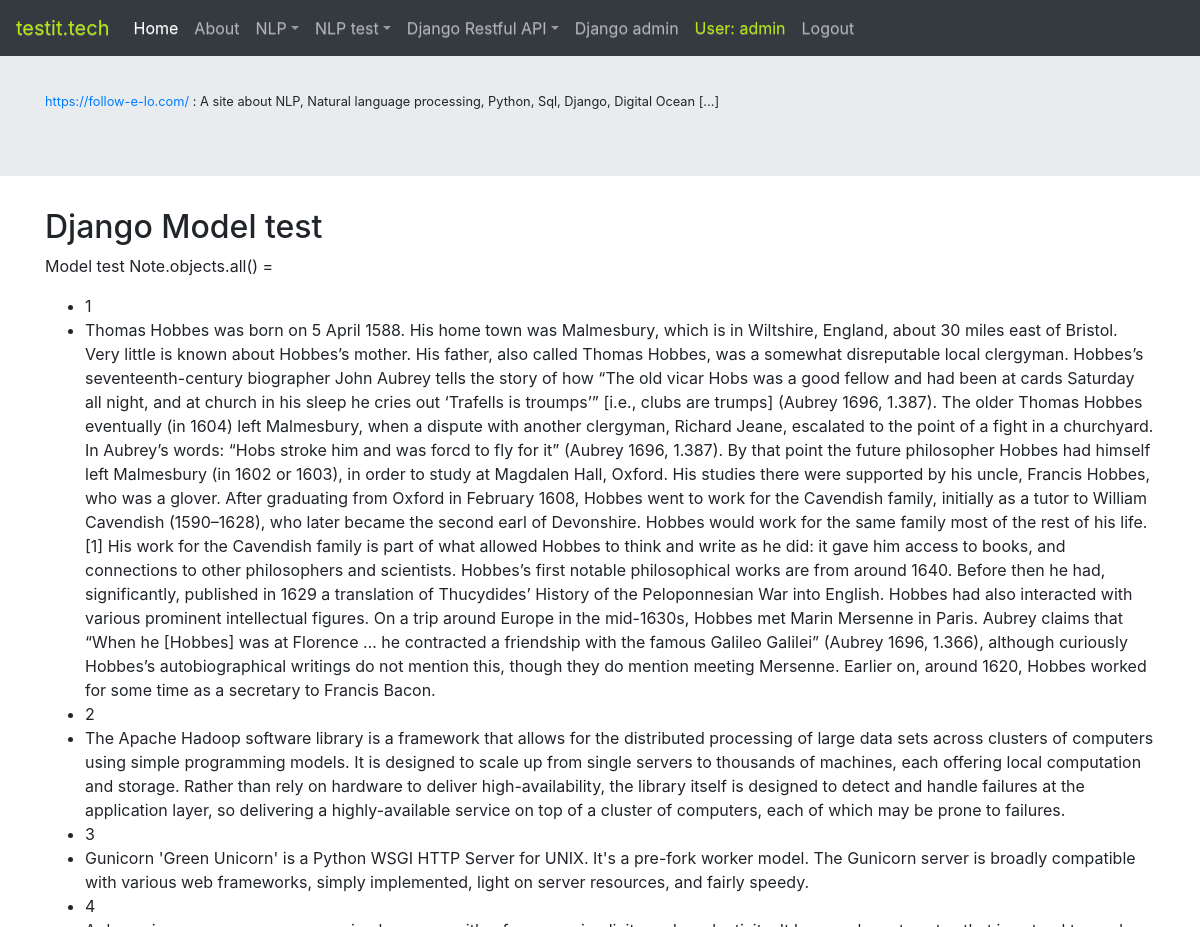
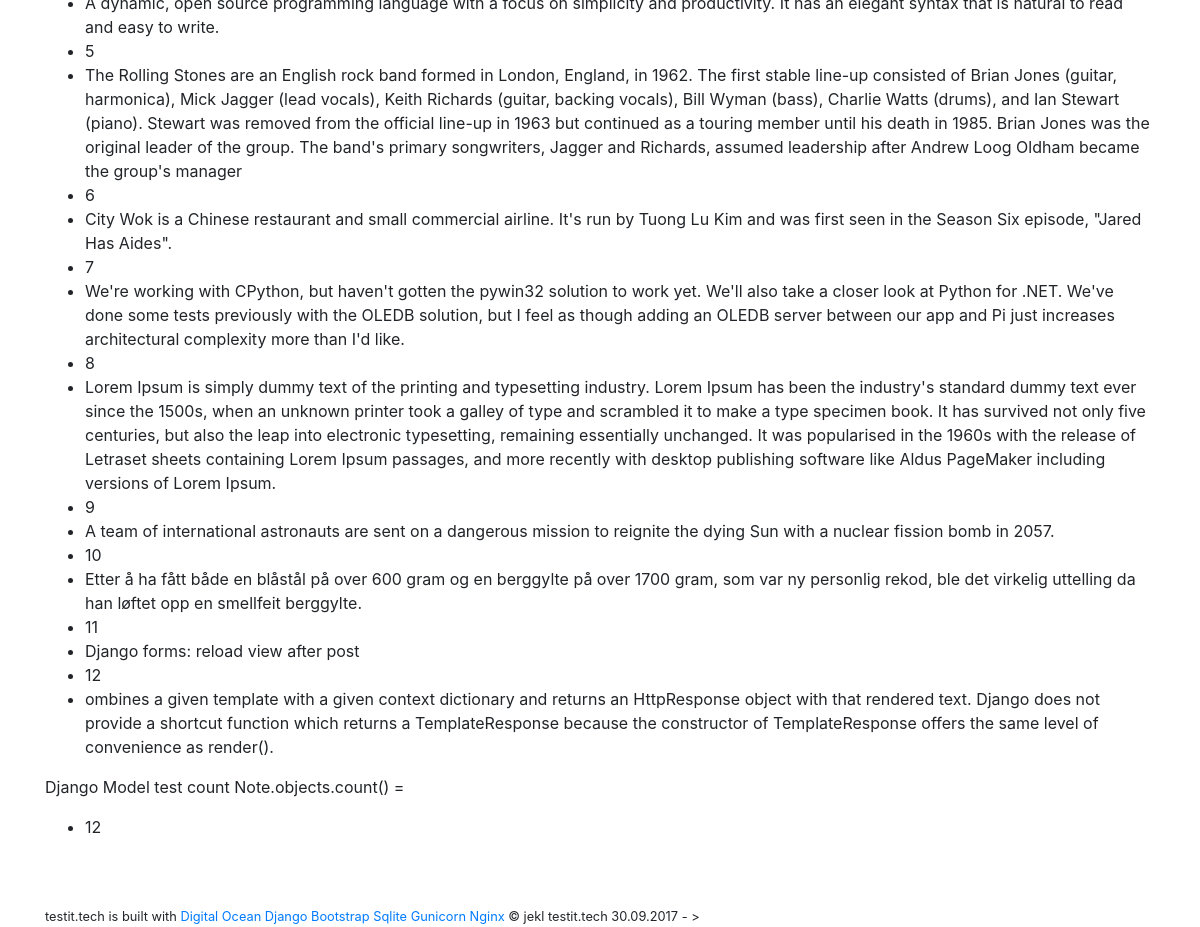
The app's page /test_model (signed in), older data (2 pictures, top to bottom).
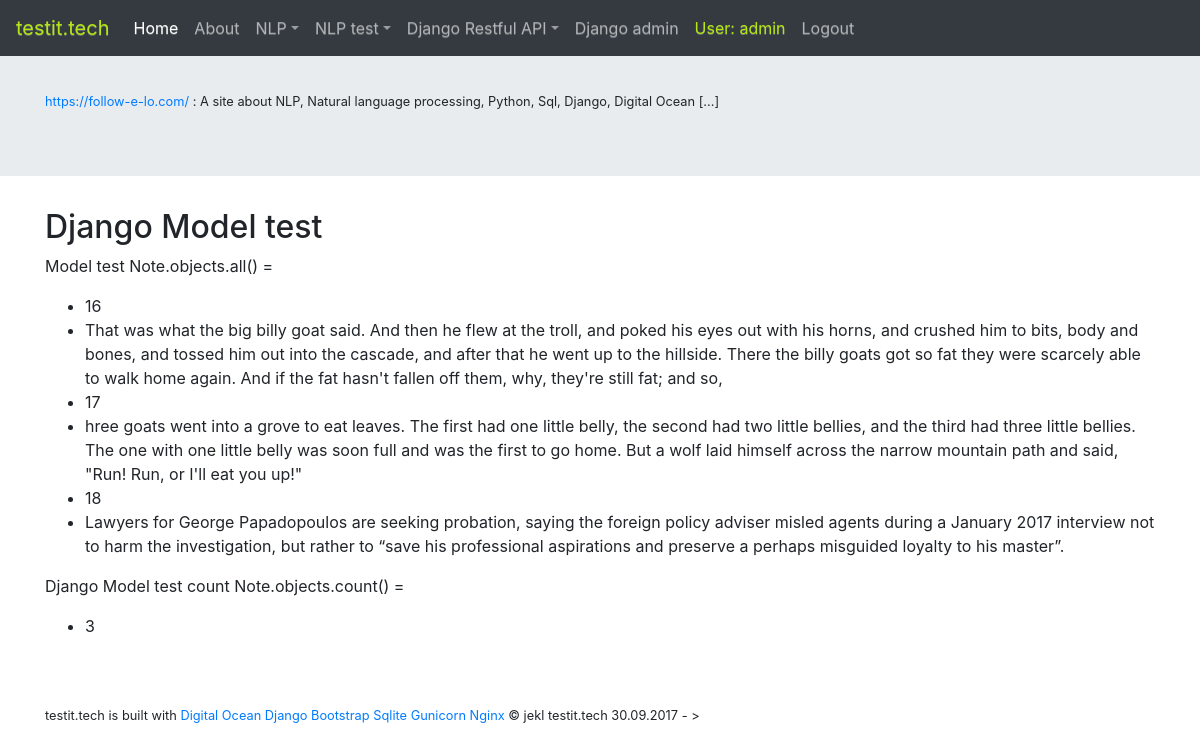
The same page, newer data.
### elo/models.py (models this page shows)
class Note(models.Model):
    title = models.CharField(max_length = 100,unique=True,  default="")
    raw_text = models.CharField(max_length = 10000)
    sentences = models.BigIntegerField(default=0)
    def __str__(self):
        return self.raw_text

### elo/views.py (the view)
# urls.py: path("test_model", views.test_model, name="test_model"),
@login_required
def test_model(request):
    rv = "E-loweb, django admin testit.tech/admin. "
    data = Note.objects.all()
    amount = Note.objects.count()
    context = {"data": data, "amount": amount}
    rv += format(context)
    return render(request, "elo/qa_text/test_model.html", context)

### elo/templates/elo/qa_text/test_model.html
{% extends 'elo/base.html' %}
{% block content %}
<h2>Django Model test</h2>
    <p>Model test Note.objects.all() = </p>
    {% if data %}
    <ul>
        {% for d in data %}
        <li>{{ d.id }}</li>
        <li>{{ d.raw_text }}</li>
        {% endfor %}
    </ul>
    {% else %}
    <p>No raw_text</p>
    {% endif %}
    <p>Django Model test count Note.objects.count() =</p>
<ul>
<li>{{ amount }}</li>
</ul>
{% endblock %}

### elo/templates/elo/base.html (shortened to what this page needs)
<!doctype html>
<html lang="en">
<head>
    <link rel="stylesheet" href="https://stackpath.bootstrapcdn.com/bootstrap/4.1.3/css/bootstrap.min.css"
>
    <link rel="stylesheet" href="https://maxcdn.bootstrapcdn.com/bootstrap/3.3.1/css/bootstrap-theme.min.css">
    {% load static %}
    <link rel="stylesheet" type="text/css" href="{% static 'elo/style.css' %}">
</head>
<body>
    <nav class="navbar navbar-expand-md navbar-dark fixed-top bg-dark">
        <a class="navbar-brand" href="/">
            <span style="color:rgb(180, 230, 19)">testit.tech</span>
        </a>
        <div class="collapse navbar-collapse" id="nav-main">
            <ul class="navbar-nav mr-auto">
                <li class="nav-item active">
                    <a class="nav-link" href="/">Home
                    </a>
                </li>
                <li class="nav-item">
                    <a class="nav-link" href="{% url 'about'%}">About</a>
                </li>
                <li class="nav-item dropdown">
                    <a class="nav-link dropdown-toggle" href="#" id="dropdown02" data-toggle="dropdown" aria-haspopup="true" aria-expanded="false">NLP</a>
                </li>
                <li class="nav-item dropdown">
                    <a class="nav-link dropdown-toggle" href="#" id="dropdown02" data-toggle="dropdown" aria-haspopup="true" aria-expanded="false">NLP test</a>
                </li>
                <li class="nav-item dropdown">
                    <a class="nav-link dropdown-toggle" href="#" id="dropdown03" data-toggle="dropdown" aria-haspopup="true" aria-expanded="false">Django Restful API</a>
                </li>
                <li class="nav-item">
                    <a class="nav-link" href="/admin" target="_blank">Django admin</a>
                </li>
                {% if user.is_authenticated %}
                <li class="nav-item">
                    <a class="nav-link" href="#">
                        <span style="color:rgb(180, 230, 19)">User: {{ user.username }}</span>
                    </a>
                </li>
                <li class="nav-item">
                    <a class="nav-link" href="/accounts/logout">Logout</a>
                </li>
                {% else %}
                <li class="nav-item">
                    <a class="nav-link" href="/accounts/login">Login</a>
                </li>
                {% endif %}
            </ul>
        </div>
    </nav>
    <main>
        <div class="jumbotron jumbotron-fluid">
            <div class="container">
                <br>
                <small>
                    <a href="https://follow-e-lo.com/" target="_blank">https://follow-e-lo.com/</a> : A site about NLP, Natural language processing, Python, Sql, Django,  Digital Ocean [...]
                </small>
            </div>
        </div>
        <div class="container">
            {% block content %} {% endblock %}
        </div>
    </main>
    <br>
    <br>
    <footer class="container">
        <small>
            testit.tech is built with
            <a href="https://www.digitalocean.com/" target="_blank">Digital Ocean</a>
            <a href="https://www.djangoproject.com/" target="_blank">Django</a>
            <a href="https://getbootstrap.com/" target="_blank">Bootstrap</a>
            <a href="https://www.sqlite.org/" target="_blank">Sqlite</a>
            <a href="http://gunicorn.org/" target="_blank">Gunicorn</a>
            <a href="https://www.nginx.com/resources/wiki/" target="_blank">Nginx</a>
            &copy; jekl testit.tech 30.09.2017 - >
        </small>
    </footer>
</body>
</html>

Row changes from the older to the newer data that the page shows:
removed Note: id "1", raw_text "Thomas Hobbes was born on 5 April 1588. His home town was Malmesbury, which is in Wiltshire, England, about 30 miles east of Bristol. Very little is known about Hobbes’s mother. His father, also called Thomas Hobbes, was a somewhat disreputable local clergyman. Hobbes’s seventeenth-century biographer John Aubrey tells the story of how “The old vicar Hobs was a good fellow and had been at cards Saturday all night, and at church in his sleep he cries out ‘Trafells is troumps’” [i.e., clubs are trumps] (Aubrey 1696, 1.387). The older Thomas Hobbes eventually (in 1604) left Malmesbury, when a dispute with another clergyman, Richard Jeane, escalated to the point of a fight in a churchyard. In…"
removed Note: id "2", raw_text "The Apache Hadoop software library is a framework that allows for the distributed processing of large data sets across clusters of computers using simple programming models. It is designed to scale up from single servers to thousands of machines, each offering local computation and storage. Rather than rely on hardware to deliver high-availability, the library itself is designed to detect and handle failures at the application layer, so delivering a highly-available service on top of a cluster of computers, each of which may be prone to failures."
removed Note: id "3", raw_text "Gunicorn 'Green Unicorn' is a Python WSGI HTTP Server for UNIX. It's a pre-fork worker model. The Gunicorn server is broadly compatible with various web frameworks, simply implemented, light on server resources, and fairly speedy."
removed Note: id "4", raw_text "A dynamic, open source programming language with a focus on simplicity and productivity. It has an elegant syntax that is natural to read and easy to write."
removed Note: id "5", raw_text "The Rolling Stones are an English rock band formed in London, England, in 1962. The first stable line-up consisted of Brian Jones (guitar, harmonica), Mick Jagger (lead vocals), Keith Richards (guitar, backing vocals), Bill Wyman (bass), Charlie Watts (drums), and Ian Stewart (piano). Stewart was removed from the official line-up in 1963 but continued as a touring member until his death in 1985. Brian Jones was the original leader of the group. The band's primary songwriters, Jagger and Richards, assumed leadership after Andrew Loog Oldham became the group's manager"
removed Note: id "6", raw_text "City Wok is a Chinese restaurant and small commercial airline. It's run by Tuong Lu Kim and was first seen in the Season Six episode, \"Jared Has Aides\"."
removed Note: id "7", raw_text "We're working with CPython, but haven't gotten the pywin32 solution to work yet. We'll also take a closer look at Python for .NET. We've done some tests previously with the OLEDB solution, but I feel as though adding an OLEDB server between our app and Pi just increases architectural complexity more than I'd like."
removed Note: id "8", raw_text "Lorem Ipsum is simply dummy text of the printing and typesetting industry. Lorem Ipsum has been the industry's standard dummy text ever since the 1500s, when an unknown printer took a galley of type and scrambled it to make a type specimen book. It has survived not only five centuries, but also the leap into electronic typesetting, remaining essentially unchanged. It was popularised in the 1960s with the release of Letraset sheets containing Lorem Ipsum passages, and more recently with desktop publishing software like Aldus PageMaker including versions of Lorem Ipsum."
removed Note: id "9", raw_text "A team of international astronauts are sent on a dangerous mission to reignite the dying Sun with a nuclear fission bomb in 2057."
removed Note: id "10", raw_text "Etter å ha fått både en blåstål på over 600 gram og en berggylte på over 1700 gram, som var ny personlig rekod, ble det virkelig uttelling da han løftet opp en smellfeit berggylte."
removed Note: id "11", raw_text "Django forms: reload view after post"
removed Note: id "12", raw_text "ombines a given template with a given context dictionary and returns an HttpResponse object with that rendered text. Django does not provide a shortcut function which returns a TemplateResponse because the constructor of TemplateResponse offers the same level of convenience as render()."
added Note: id "16", raw_text "That was what the big billy goat said. And then he flew at the troll, and poked his eyes out with his horns, and crushed him to bits, body and bones, and tossed him out into the cascade, and after that he went up to the hillside. There the billy goats got so fat they were scarcely able to walk home again. And if the fat hasn't fallen off them, why, they're still fat; and so,"
added Note: id "17", raw_text "hree goats went into a grove to eat leaves. The first had one little belly, the second had two little bellies, and the third had three little bellies. The one with one little belly was soon full and was the first to go home. But a wolf laid himself across the narrow mountain path and said, \"Run! Run, or I'll eat you up!\""
added Note: id "18", raw_text "Lawyers for George Papadopoulos are seeking probation, saying the foreign policy adviser misled agents during a January 2017 interview not to harm the investigation, but rather to “save his professional aspirations and preserve a perhaps misguided loyalty to his master”."
Text that changed along with them:
{{ amount }}: "12" → "3"
